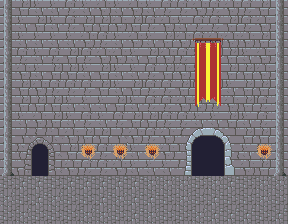

Below is a game level as drawn by its tile map, then a one-line description and the .tmx that defines it (tile-layer data replaced by summaries):
An orthogonal 18x14 tile map with 16x16 px tiles, 5 tile layers (BG3, BG2, BG1, BG0, ...), 1 hidden layer not drawn, 3 tilesets and 20 objects (6x hero, 3x spawn, 2x exit, entity).

<map version="1.0" orientation="orthogonal" renderorder="right-down" width="18" height="14" tilewidth="16" tileheight="16" nextobjectid="89">
 <tileset firstgid="1" name="Mat" tilewidth="16" tileheight="16" tilecount="256" columns="16">
  <image source="../img/tiles.png" width="256" height="256" />
  <terraintypes>
   <terrain name="Wand" tile="0" />
   <terrain name="Boden" tile="64" />
   <terrain name="Säule" tile="17" />
   <terrain name="Holzwand" tile="96" />
   <terrain name="Holzboden" tile="112" />
   <terrain name="Gras" tile="128" />
  </terraintypes>
  <tile id="0" terrain="0,0,0,0" />
  <tile id="1" terrain="0,0,0,0" />
  <tile id="2" terrain="0,0,0,0" />
  <tile id="3" terrain="0,0,0,0" />
  <tile id="6">
   <animation>
    <frame tileid="6" duration="1000" />
    <frame tileid="7" duration="1000" />
   </animation>
  </tile>
  <tile id="17" terrain="2,2,2,2" />
  <tile id="32" terrain="2,2,2,2" />
  <tile id="38">
   <animation>
    <frame tileid="37" duration="1000" />
    <frame tileid="38" duration="100" />
    <frame tileid="39" duration="100" />
    <frame tileid="40" duration="2000" />
    <frame tileid="39" duration="100" />
    <frame tileid="38" duration="100" />
   </animation>
  </tile>
  <tile id="48">
   <animation>
    <frame tileid="48" duration="10000" />
    <frame tileid="49" duration="50" />
   </animation>
  </tile>
  <tile id="49">
   <animation>
    <frame tileid="48" duration="50" />
    <frame tileid="49" duration="2000" />
   </animation>
  </tile>
  <tile id="54">
   <animation>
    <frame tileid="53" duration="1000" />
    <frame tileid="54" duration="100" />
    <frame tileid="55" duration="100" />
    <frame tileid="56" duration="2000" />
    <frame tileid="55" duration="100" />
    <frame tileid="54" duration="100" />
   </animation>
  </tile>
  <tile id="64" terrain="1,1,1,1" />
  <tile id="65" terrain="1,1,1,1" />
  <tile id="66" terrain="1,1,1,1" />
  <tile id="85">
   <animation>
    <frame tileid="85" duration="2000" />
    <frame tileid="101" duration="300" />
    <frame tileid="85" duration="2000" />
    <frame tileid="117" duration="300" />
   </animation>
  </tile>
  <tile id="88">
   <animation>
    <frame tileid="88" duration="2000" />
    <frame tileid="104" duration="200" />
    <frame tileid="120" duration="200" />
   </animation>
  </tile>
  <tile id="96" terrain="3,3,3,3" />
  <tile id="97" terrain="3,3,3,3" />
  <tile id="98" terrain="3,3,3,3" />
  <tile id="112" terrain="4,4,4,4" />
  <tile id="113" terrain="4,4,4,4" />
  <tile id="114" terrain="4,4,4,4" />
  <tile id="128" terrain="5,5,5,5" />
  <tile id="129" terrain="5,5,5,5" />
  <tile id="130" terrain="5,5,5,5" />
  <tile id="148">
   <animation>
    <frame tileid="148" duration="2000" />
    <frame tileid="164" duration="1000" />
   </animation>
  </tile>
  <tile id="149">
   <animation>
    <frame tileid="149" duration="300" />
    <frame tileid="165" duration="300" />
    <frame tileid="181" duration="300" />
   </animation>
  </tile>
  <tile id="150">
   <animation>
    <frame tileid="150" duration="700" />
    <frame tileid="166" duration="200" />
    <frame tileid="150" duration="700" />
    <frame tileid="182" duration="200" />
   </animation>
  </tile>
  <tile id="214">
   <animation>
    <frame tileid="212" duration="1000" />
    <frame tileid="214" duration="100" />
    <frame tileid="216" duration="100" />
    <frame tileid="218" duration="2000" />
    <frame tileid="216" duration="100" />
    <frame tileid="214" duration="100" />
   </animation>
  </tile>
  <tile id="215">
   <animation>
    <frame tileid="213" duration="1000" />
    <frame tileid="215" duration="100" />
    <frame tileid="217" duration="100" />
    <frame tileid="219" duration="2000" />
    <frame tileid="217" duration="100" />
    <frame tileid="215" duration="100" />
   </animation>
  </tile>
  <tile id="230">
   <animation>
    <frame tileid="228" duration="1000" />
    <frame tileid="230" duration="100" />
    <frame tileid="232" duration="100" />
    <frame tileid="234" duration="2000" />
    <frame tileid="232" duration="100" />
    <frame tileid="230" duration="100" />
   </animation>
  </tile>
  <tile id="231">
   <animation>
    <frame tileid="229" duration="1000" />
    <frame tileid="231" duration="100" />
    <frame tileid="233" duration="100" />
    <frame tileid="235" duration="2000" />
    <frame tileid="233" duration="100" />
    <frame tileid="231" duration="100" />
   </animation>
  </tile>
  <tile id="246">
   <animation>
    <frame tileid="244" duration="1000" />
    <frame tileid="246" duration="100" />
    <frame tileid="248" duration="100" />
    <frame tileid="250" duration="2000" />
    <frame tileid="248" duration="100" />
    <frame tileid="246" duration="100" />
   </animation>
  </tile>
  <tile id="247">
   <animation>
    <frame tileid="245" duration="1000" />
    <frame tileid="247" duration="100" />
    <frame tileid="249" duration="100" />
    <frame tileid="251" duration="2000" />
    <frame tileid="249" duration="100" />
    <frame tileid="247" duration="100" />
   </animation>
  </tile>
 </tileset>
 <tileset firstgid="257" name="Char" tilewidth="16" tileheight="32" tilecount="450" columns="30">
  <image source="../img/Spritesheet_char.PNG" width="480" height="480" />
  <tile id="0">
   <objectgroup draworder="index" />
   <animation>
    <frame tileid="0" duration="2500" />
    <frame tileid="1" duration="500" />
    <frame tileid="2" duration="500" />
    <frame tileid="3" duration="500" />
   </animation>
  </tile>
  <tile id="4">
   <animation>
    <frame tileid="7" duration="2500" />
    <frame tileid="6" duration="500" />
    <frame tileid="5" duration="500" />
    <frame tileid="4" duration="500" />
   </animation>
  </tile>
  <tile id="32">
   <animation>
    <frame tileid="32" duration="200" />
    <frame tileid="33" duration="200" />
    <frame tileid="34" duration="200" />
    <frame tileid="35" duration="200" />
    <frame tileid="36" duration="200" />
   </animation>
  </tile>
  <tile id="60">
   <animation>
    <frame tileid="60" duration="250" />
    <frame tileid="61" duration="250" />
    <frame tileid="62" duration="250" />
   </animation>
  </tile>
  <tile id="64">
   <animation>
    <frame tileid="64" duration="200" />
    <frame tileid="65" duration="200" />
    <frame tileid="66" duration="200" />
    <frame tileid="67" duration="200" />
    <frame tileid="68" duration="200" />
   </animation>
  </tile>
  <tile id="90">
   <animation>
    <frame tileid="90" duration="250" />
    <frame tileid="91" duration="250" />
    <frame tileid="92" duration="250" />
    <frame tileid="91" duration="250" />
   </animation>
  </tile>
  <tile id="96">
   <animation>
    <frame tileid="96" duration="250" />
    <frame tileid="95" duration="250" />
    <frame tileid="97" duration="250" />
    <frame tileid="95" duration="250" />
   </animation>
  </tile>
 </tileset>
 <tileset firstgid="707" name="Meta" tilewidth="16" tileheight="16" tilecount="2" columns="2">
  <image source="../img/meta.png" width="32" height="16" />
  <tile id="0">
   <properties>
    <property name="collision" type="bool" value="true" />
   </properties>
  </tile>
  <tile id="1">
   <properties>
    <property name="collision" type="bool" value="false" />
   </properties>
  </tile>
 </tileset>
 <layer name="BG3" width="18" height="14">
  <data>[252 cells, 8 non-empty, 1 distinct tile ids]</data>
 </layer>
 <layer name="BG2" width="18" height="14">
  <data>[252 cells, 246 non-empty, 19 distinct tile ids]</data>
 </layer>
 <layer name="BG1" width="18" height="14">
  <data>[252 cells, 0 non-empty, 0 distinct tile ids]</data>
 </layer>
 <layer name="BG0" width="18" height="14">
  <data>[252 cells, 14 non-empty, 7 distinct tile ids]</data>
 </layer>
 <objectgroup name="Objects">
  <properties>
   <property name="animationonly" value="exit4" />
  </properties>
  <object id="21" gid="55" x="32" y="176" width="16" height="16">
   <properties>
    <property name="animationonly" value="exit1" />
   </properties>
  </object>
  <object id="22" gid="39" x="32" y="160" width="16" height="16">
   <properties>
    <property name="animationonly" value="exit1" />
   </properties>
  </object>
  <object id="81" gid="215" x="192" y="144" width="16" height="16">
   <properties>
    <property name="animationonly" value="exit2" />
   </properties>
  </object>
  <object id="82" gid="231" x="192" y="160" width="16" height="16">
   <properties>
    <property name="animationonly" value="exit2" />
   </properties>
  </object>
  <object id="83" gid="247" x="192" y="176" width="16" height="16">
   <properties>
    <property name="animationonly" value="exit2" />
   </properties>
  </object>
  <object id="84" gid="216" x="208" y="144" width="16" height="16">
   <properties>
    <property name="animationonly" value="exit2" />
   </properties>
  </object>
  <object id="85" gid="232" x="208" y="160" width="16" height="16">
   <properties>
    <property name="animationonly" value="exit2" />
   </properties>
  </object>
  <object id="86" gid="248" x="208" y="176" width="16" height="16">
   <properties>
    <property name="animationonly" value="exit2" />
   </properties>
  </object>
  <object id="88" name="handscanner" type="entity" gid="6" x="160" y="160" width="16" height="16">
   <properties>
    <property name="displayname" value="Hand Scanner" />
    <property name="examine">This piece of technology seems
to have something to
do with the door lock.
What does this
hand shape mean?</property>
    <property name="oninteract" type="int" value="1" />
    <property name="oninteract_0" value="qsay Nothing happens" />
   </properties>
  </object>
 </objectgroup>
 <layer name="FG0" width="18" height="14">
  <data>[252 cells, 23 non-empty, 21 distinct tile ids]</data>
 </layer>
 <objectgroup name="meta">
  <object id="3" name="spawn1" type="spawn" x="32" y="160" width="16" height="32">
   <properties>
    <property name="fromlevel" value="lvl_tower" />
    <property name="portalid" value="tower_room51_door" />
   </properties>
  </object>
  <object id="23" name="exit1" type="exit" x="32" y="144" width="16" height="32">
   <properties>
    <property name="active" type="bool" value="true" />
    <property name="delay" type="int" value="2000" />
    <property name="displayname" value="Tower" />
    <property name="examine" value="Leads back down into the base of the tower." />
    <property name="portalid" value="room51_door_tower" />
    <property name="start" type="int" value="900" />
    <property name="tolevel" value="lvl_tower" />
   </properties>
  </object>
  <object id="43" name="hero_wait_right" type="hero" gid="257" x="57.3597" y="126.449" width="16" height="32" />
  <object id="44" name="hero_wait_left" type="hero" gid="261" x="73.3597" y="126.449" width="16" height="32" />
  <object id="45" name="hero_walk_right" type="hero" gid="289" x="89.3597" y="126.449" width="16" height="32" />
  <object id="47" name="hero_walk_left" type="hero" gid="321" x="105.36" y="126.449" width="16" height="32" />
  <object id="48" name="hero_walk_down" type="hero" gid="347" x="121.36" y="126.449" width="16" height="32" />
  <object id="49" name="hero_walk_up" type="hero" gid="353" x="137.36" y="126.449" width="16" height="32" />
  <object id="69" name="spawn2" type="spawn" x="176" y="160" width="16" height="32">
   <properties>
    <property name="fromlevel" value="lvl_room51" />
    <property name="portalid" value="room_51_room51_door" />
   </properties>
  </object>
  <object id="70" name="exit2" type="exit" x="192" y="144" width="32" height="32">
   <properties>
    <property name="active" type="bool" value="false" />
    <property name="delay" type="int" value="2000" />
    <property name="displayname" value="Room 51" />
    <property name="examine">This is where I need to go.
But it is locked.</property>
    <property name="portalid" value="room51_door_room51" />
    <property name="start" type="int" value="900" />
    <property name="tolevel" value="lvl_room51" />
   </properties>
  </object>
  <object id="77" name="main" type="spawn" x="16" y="192" width="16" height="32">
   <properties>
    <property name="fromlevel" value="main" />
    <property name="portalid" value="main" />
   </properties>
  </object>
 </objectgroup>
 <layer name="collision" width="18" height="14" visible="0" opacity="0.29">
  <data>[252 cells, 144 non-empty, 2 distinct tile ids]</data>
 </layer>
</map>
